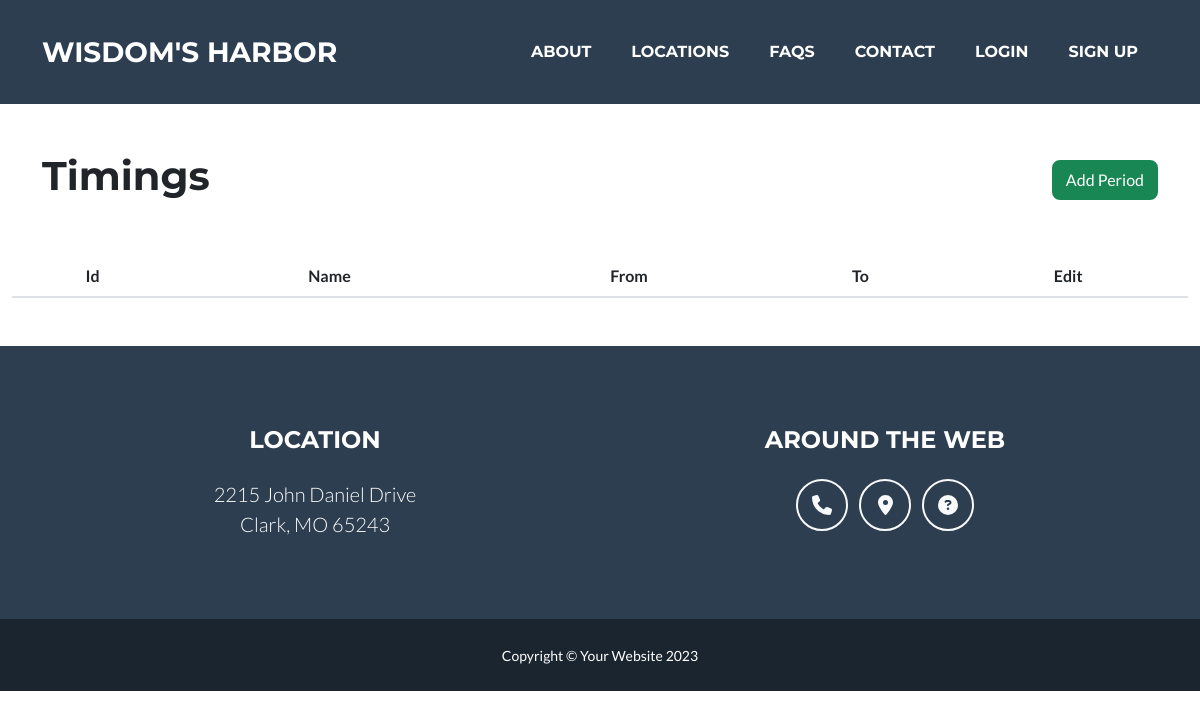
Page /timing/display/ on the earlier database version.
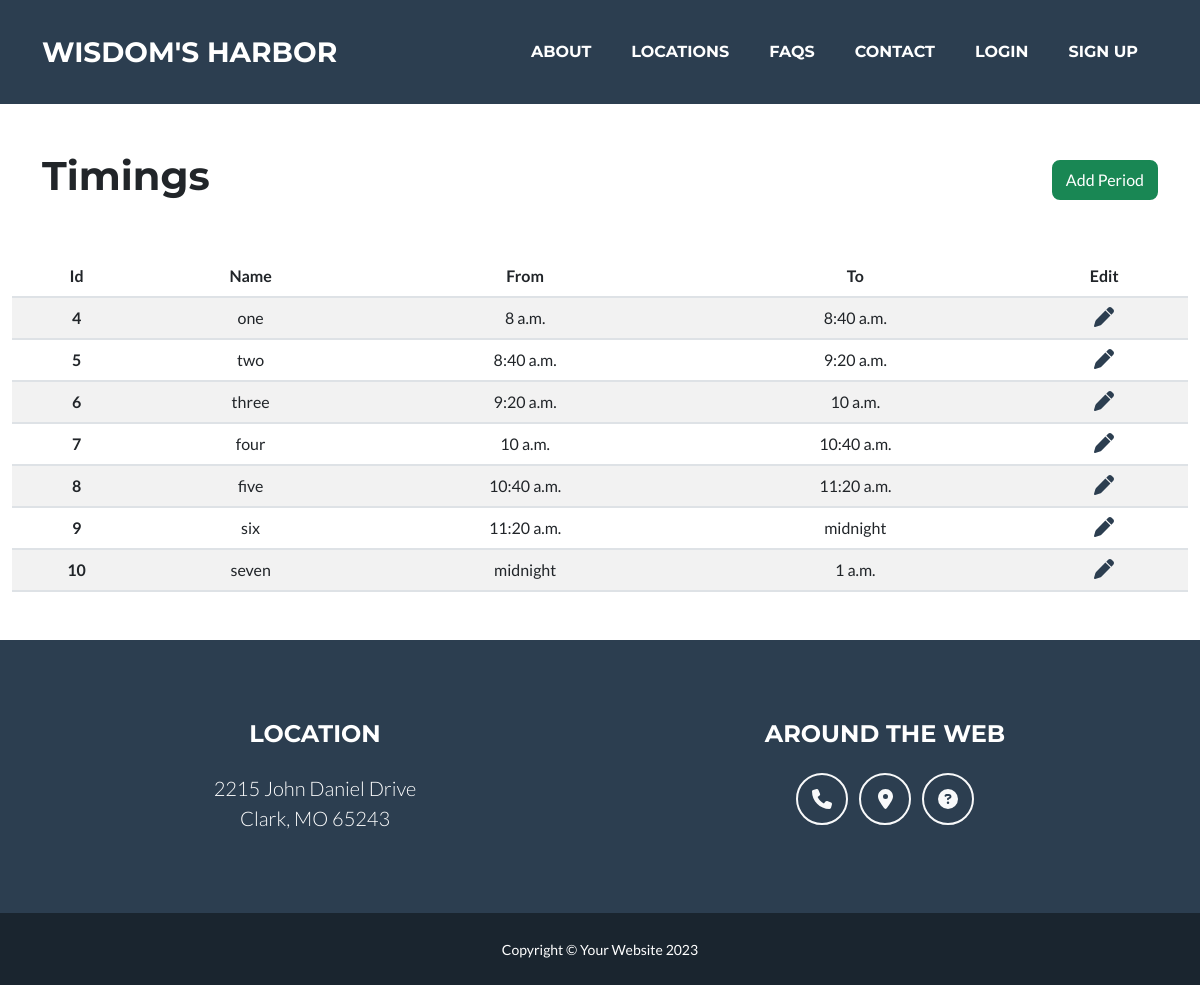
Same page on the later database version.
### school/models.py (models this page shows, shortened)
class Timing(models.Model):
    period_name = models.CharField(max_length=50, default='')
    period_from = models.TimeField()
    period_to = models.TimeField()

### school/views.py (the view)
# urls.py: path('timing/display/', views.display_timing, name='display_timings'),
def display_timing(request):
    data = Timing.objects.all()
    return render(request, 'display_timing.html', { 'data':data })

### school/templates/display_timing.html (shortened to what this page needs)
{% extends 'layout.html' %}
{% load static %}
{% block 'content' %}
    <div class="container-fluid">
        <div class="container my-5 d-flex align-items-center justify-content-between">
            <h1>Timings</h1>
            <a href="{% url 'add_timing' %}" class="btn btn-success">Add Period</a>
        </div>
        <table class="table table-striped text-center">
            <thead>
                <tr>
                    <th>Id</th>
                    <th>Name</th>
                    <th>From</th>
                    <th>To</th>
                    <th>Edit</th>
                </tr>
            </thead>
            <tbody>
                {% for period in data %}
                    <tr>
                        <th>{{period.id}}</th>
                        <td>{{period.period_name}}</td>
                        <td>{{period.period_from}}</td>
                        <td>{{period.period_to}}</td>
                        <td>
                            <a style="color: transparent;" href="{% url 'edit_timing' period.id %}">
                                <i class="fa-solid fa-pen fs-5 text-secondary"></i>
                            </a>
                        </td>
                    </tr>
                {% endfor %}
            </tbody>
        </table>
    </div>
{% endblock %}

### school/templates/layout.html (shortened to what this page needs)
{% load static %}
<!DOCTYPE html>
<html lang="en">
<head>
    <link href="https://cdn.jsdelivr.net/npm/bootstrap@5.3.2/dist/css/bootstrap.min.css" rel="stylesheet">
    <link rel="stylesheet" href="https://cdnjs.cloudflare.com/ajax/libs/font-awesome/6.5.1/css/all.min.css" />
    <link href="{% static 'css/styles.css' %}" rel="stylesheet" />
</head>
<body>
    {% include '_navbar.html' %}
    {% block 'content' %}{% endblock %}
    {% include '_footer.html' %}
</body>
</html>

### school/templates/_navbar.html (shortened to what this page needs)
<div style="width: 100%;" class="nav_space_cover"></div>
<nav class="navbar navbar-expand-lg bg-secondary text-uppercase fixed-top" id="mainNav">
    <div class="container">
        <a class="navbar-brand" href="{% url 'home' %}">Wisdom's harbor</a>
        <div class="collapse navbar-collapse" id="navbarResponsive">
            <ul class="navbar-nav ms-auto">
                <li class="nav-item mx-0 mx-lg-1"><a class="nav-link py-3 px-0 px-lg-3 rounded" href="{% url 'about' %}">About</a></li>
                <li class="nav-item mx-0 mx-lg-1"><a class="nav-link py-3 px-0 px-lg-3 rounded" href="{% url 'locations' %}">Locations</a></li>
                <li class="nav-item mx-0 mx-lg-1"><a class="nav-link py-3 px-0 px-lg-3 rounded" href="{% url 'faqs' %}">FAQs</a></li>
                <li class="nav-item mx-0 mx-lg-1"><a class="nav-link py-3 px-0 px-lg-3 rounded" href="{% url 'contact' %}">Contact</a></li>
                {% if not user.is_authenticated %}
                <li class="nav-item mx-0 mx-lg-1"><a class="nav-link py-3 px-0 px-lg-3 rounded" href="{% url 'login' %}">Login</a></li>
                <li class="nav-item mx-0 mx-lg-1"><a class="nav-link py-3 px-0 px-lg-3 rounded" href="{% url 'signup' %}">Sign up</a></li>
                {% else %}
                <li class="nav-item mx-0 mx-lg-1"><a class="nav-link py-3 px-0 px-lg-3 rounded" href="{% url 'logout' %}">Logout</a></li>
                {% endif %}
            </ul>
        </div>
    </div>
</nav>

### school/templates/_footer.html
 <footer class="footer text-center mt-5">
  <div class="container">
      <div class="row">
          <div class="col-lg-6 mb-5 mb-lg-0">
              <h4 class="text-uppercase mb-4">Location</h4>
              <p class="lead mb-0">
                  2215 John Daniel Drive
                  <br />
                  Clark, MO 65243
              </p>
          </div>
          <div class="col-lg-6 mb-5 mb-lg-0">
              <h4 class="text-uppercase mb-4">Around the Web</h4>
              <a class="btn btn-outline-light btn-social mx-1" href="{% url 'contact' %}"><i class="fa-solid fa-phone"></i></a>
              <a class="btn btn-outline-light btn-social mx-1" href="{% url 'locations' %}"><i class="fa-solid fa-location-dot"></i></a>
              <a class="btn btn-outline-light btn-social mx-1" href="{% url 'about' %}"><i class="fa-solid fa-circle-question"></i></a>
          </div>
      </div>
  </div>
</footer>
<div class="copyright py-4 text-center text-white">
  <div class="container"><small>Copyright &copy; Your Website 2023</small></div>
</div>

### school/templates/layout.html (style rules this page uses)
.nav_space_cover { height: 74.7px; }
@media (min-width:992px) { .nav_space_cover { height: 104px; } }

Differences in the rows shown:
added Timing: id "4", period_name "one", period_from "8 a.m.", period_to "8:40 a.m."
added Timing: id "5", period_name "two", period_from "8:40 a.m.", period_to "9:20 a.m."
added Timing: id "6", period_name "three", period_from "9:20 a.m.", period_to "10 a.m."
added Timing: id "7", period_name "four", period_from "10 a.m.", period_to "10:40 a.m."
added Timing: id "8", period_name "five", period_from "10:40 a.m.", period_to "11:20 a.m."
added Timing: id "9", period_name "six", period_from "11:20 a.m.", period_to "midnight"
added Timing: id "10", period_name "seven", period_from "midnight", period_to "1 a.m."
